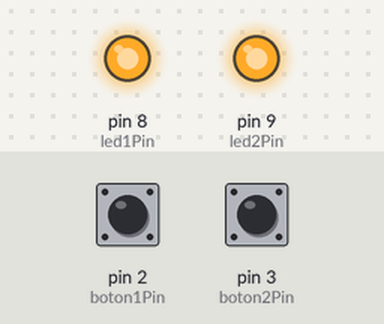
This sketch was run on a simulated Arduino Uno, built with avr-gcc and run on an emulated ATmega328P. Shown: output pins drawn as LEDs (lit = HIGH). The inputs (shaded band) are chosen by the test bench; at power-on: pin 2 (boton1Pin) LOW, pin 3 (boton2Pin) LOW.

Above: at 1.2 s.
1.3 s: pin 2 (boton1Pin) pulled HIGH for 0.15 s
At 1.41 s:
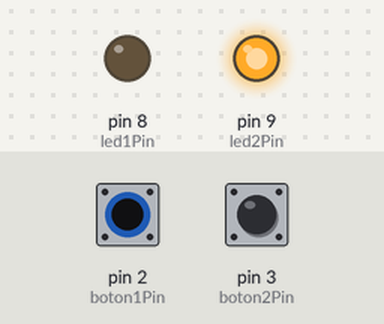
2.9 s: pin 3 (boton2Pin) pulled HIGH for 0.15 s
At 4.2 s:
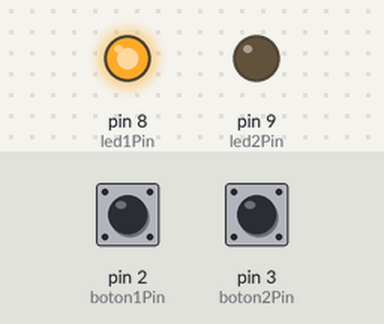
4.5 s: pin 2 (boton1Pin) pulled HIGH for 1 s
At 5.3 s:
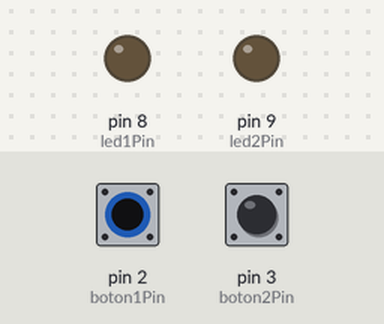
7.0 s: pin 2 (boton1Pin) pulled HIGH for 3.2 s
At 11.4 s:
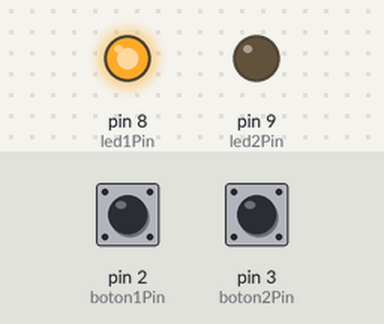
11.7 s: pin 3 (boton2Pin) pulled HIGH for 1 s
At 13.3 s:
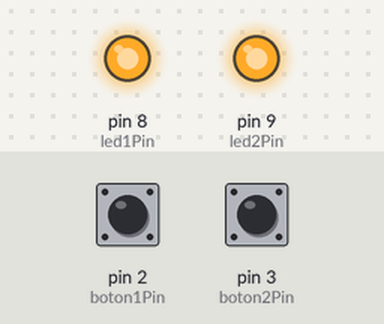
Timing chart, 0 to 14.8 s (numbered marks = the images above; inputs shaded):
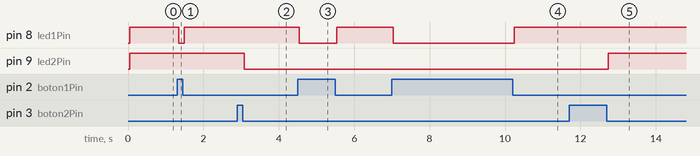

Measured:
- after the input at 1.3 s, pin 8 (led1Pin): HIGH → LOW at once, → HIGH 0.15 s later
- after the input at 2.9 s, pin 9 (led2Pin): HIGH → LOW after 0.19 s
- after the input at 4.5 s, pin 8 (led1Pin): HIGH → LOW at once, → HIGH 1.0 s later
- after the input at 7.0 s, pin 8 (led1Pin): HIGH → LOW at once, → HIGH 3.2 s later
- after the input at 11.7 s, pin 9 (led2Pin): LOW → HIGH after 1.0 s

The sketch:

dos_botones_leds.ino
```cpp
// Pulsadores y leds:

const byte boton1Pin = 2;
const byte boton2Pin = 3;
const byte led1Pin = 8;
const byte led2Pin = 9;
const unsigned long tiempoAntirrebote = 40;

volatile bool pendiente1 = false;
volatile bool pendiente2 = false;
volatile unsigned long ultimoCambio1 = 0;
volatile unsigned long ultimoCambio2 = 0;

// Estados:

int estadoEstable1 = HIGH;
int estadoEstable2 = HIGH;
bool led2Encendido = false;

void interrupcionBoton1() {
  ultimoCambio1 = millis();
  pendiente1 = true;
}

void interrupcionBoton2() {
  ultimoCambio2 = millis();
  pendiente2 = true;
}

// Solo valida el nivel cuando han pasado 40 ms sin nuevos flancos.
// La seccion critica evita perder eventos al borrar la marca pendiente.
bool leerEstadoEstable(byte pin, volatile bool &pendiente,
                       volatile unsigned long &ultimoCambio, int &estado) {
  bool listo = false;
  noInterrupts();
  const unsigned long ahora = millis();
  if (pendiente && ahora - ultimoCambio >= tiempoAntirrebote) {
    estado = digitalRead(pin);
    pendiente = false;
    listo = true;
  }
  interrupts();
  return listo;
}

void setup() {
  pinMode(boton1Pin, INPUT); // Cada boton lleva pull-up externa de 10 kohm.
  pinMode(boton2Pin, INPUT);
  pinMode(led1Pin, OUTPUT);
  pinMode(led2Pin, OUTPUT);
  digitalWrite(led1Pin, LOW);
  digitalWrite(led2Pin, LOW);

  attachInterrupt(digitalPinToInterrupt(boton1Pin), interrupcionBoton1, CHANGE);
  attachInterrupt(digitalPinToInterrupt(boton2Pin), interrupcionBoton2, CHANGE);

  // Comprueba tambien el estado inicial si se arranca con un boton pulsado.
  noInterrupts();
  ultimoCambio1 = millis();
  ultimoCambio2 = ultimoCambio1;
  pendiente1 = true;
  pendiente2 = true;
  interrupts();
}

void loop() {
  int lectura;
  if (leerEstadoEstable(boton1Pin, pendiente1, ultimoCambio1, lectura)) {
    estadoEstable1 = lectura;
    digitalWrite(led1Pin, estadoEstable1 == LOW ? HIGH : LOW);
  }

  if (leerEstadoEstable(boton2Pin, pendiente2, ultimoCambio2, lectura)) {
    if (estadoEstable2 == HIGH && lectura == LOW) {
      led2Encendido = !led2Encendido;
      digitalWrite(led2Pin, led2Encendido ? HIGH : LOW);
    }
    estadoEstable2 = lectura;
  }
}
```
